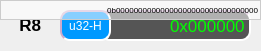
     <widget class="QWidget" name="widget_8" native="true">
      <property name="geometry">
       <rect>
        <x>0</x>
        <y>430</y>
        <width>261</width>
        <height>51</height>
       </rect>
      </property>
      <widget class="QLineEdit" name="DataEdit_r8">
       <property name="geometry">
        <rect>
         <x>100</x>
         <y>10</y>
         <width>151</width>
         <height>31</height>
        </rect>
       </property>
       <property name="font">
        <font>
         <pointsize>13</pointsize>
         <weight>50</weight>
         <bold>false</bold>
        </font>
       </property>
       <property name="styleSheet">
        <string notr="true">QLineEdit{
	background-color:#555555;
	border:2px inset #ccaacc;
	border-radius:10px;
	color:rgb(0,255,0);
}</string>
       </property>
       <property name="text">
        <string>0x000000</string>
       </property>
       <property name="alignment">
        <set>Qt::AlignRight|Qt::AlignTrailing|Qt::AlignVCenter</set>
       </property>
       <property name="readOnly">
        <bool>true</bool>
       </property>
      </widget>
      <widget class="QLabel" name="label_8">
       <property name="geometry">
        <rect>
         <x>10</x>
         <y>14</y>
         <width>51</width>
         <height>21</height>
        </rect>
       </property>
       <property name="font">
        <font>
         <pointsize>13</pointsize>
         <weight>75</weight>
         <bold>true</bold>
        </font>
       </property>
       <property name="layoutDirection">
        <enum>Qt::LeftToRight</enum>
       </property>
       <property name="text">
        <string>  R8</string>
       </property>
      </widget>
      <widget class="QPushButton" name="NumSysSetButton_r8">
       <property name="geometry">
        <rect>
         <x>60</x>
         <y>10</y>
         <width>51</width>
         <height>31</height>
        </rect>
       </property>
       <property name="styleSheet">
        <string notr="true">QPushButton{
	background-color:#0099ff;
	border:2px inset #ccaacc;
	border-radius:10px;
	color:rgb(255,255,255);
}

QPushButton::hover{
	background-color:#0033ff;
	border:2px inset #0077ff;
	border-radius:1px;
	color:rgb(200,200,200);
}
QPushButton::pressed{
	border:2px inset #ffffff;
	border-radius:1px;
}</string>
       </property>
       <property name="text">
        <string>u32-H</string>
       </property>
      </widget>
      <widget class="QLabel" name="RegPrompt_r8">
       <property name="geometry">
        <rect>
         <x>0</x>
         <y>0</y>
         <width>261</width>
         <height>20</height>
        </rect>
       </property>
       <property name="font">
        <font>
         <pointsize>6</pointsize>
        </font>
       </property>
       <property name="styleSheet">
        <string notr="true">QWidget{
	background-color:#88ffffff;
    border:1px solid #cccccc;
	border-radius:20px;
}</string>
       </property>
       <property name="text">
        <string>0b00000000000000000000000000000000</string>
       </property>
       <property name="alignment">
        <set>Qt::AlignRight|Qt::AlignTrailing|Qt::AlignVCenter</set>
       </property>
      </widget>
     </widget>
